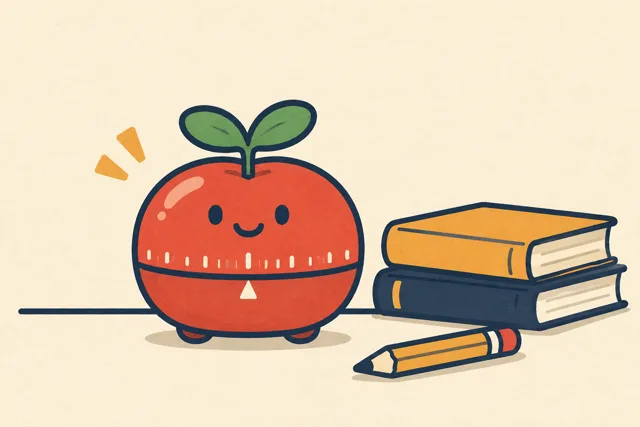
#> input picture web/assets/focus.webp, 640 x 427 px
$ python -i _cards_match.py   (imports and definitions only)
#> lines starting #> are read from the running program, lines starting #| are printed output that depends on the picture; after the words box and inside, x2 and y2 are one past the last pixel; in counts of white or black regions, pixels touching at a corner belong together
#> further down, picture is the input picture: PIL image 640x427 RGB; mean R, G, B 224.8, 200.3, 175.9
"""Samakan latar ilustrasi kartu dengan krem UI (#fdf3dd) + objek dibuat lebih besar.

Masalah: latar gambar hasil generate putih murni, jadi terlihat seperti gambar
tempelan. Solusi: ambil warna sudut tiap gambar, geser ke krem UI, lalu crop
lebih ketat supaya objek mengisi frame.
"""
import glob
from pathlib import Path

from PIL import Image, ImageChops, ImageEnhance, ImageStat

CACHE = Path("/root/.hermes/cache/images")
OUT = Path("/root/kosmate/web/assets")
TARGET = (253, 243, 221)  # --card

JOBS = [
    ("story.webp", "*071619_0d168ed6.png"),
    ("focus.webp", "*071854_1240a585.png"),
    ("remind.webp", "*071910_19af0342.png"),
    ("journal.webp", "*071959_1fd52630.png"),
    ("mascot.webp", "*062936_9c0892f3.png"),
    ("mascot-listen.webp", "*071705_03d34b6a.png"),
    ("mascot-think.webp", "*072112_413b80b6.png"),
    ("mascot-speak.webp", "*072019_88d298f1.png"),
]


def sudut_warna(im: Image.Image) -> tuple:
    """Ambil warna latar dari 4 sudut."""
    w, h = im.size
#> w = 640; h = 427
    k = 10
    pts = []
    for box in ((0, 0, k, k), (w - k, 0, w, k), (0, h - k, k, h), (w - k, h - k, w, h)):
        pts.append(ImageStat.Stat(im.crop(box)).mean)
#> after the loop, pts = [[253.8, 239.1, 217], [252, 240, 215], [251, 239, 214], [251, 239, 214]]
    return tuple(round(sum(p[i] for p in pts) / 4) for i in range(3))


def bbox_objek(im: Image.Image, toleransi: int = 16):
    """Cari kotak objek: piksel yang beda dari warna latar."""
    bg = sudut_warna(im)
#> bg = (252, 239, 215)
    latar = Image.new("RGB", im.size, bg)
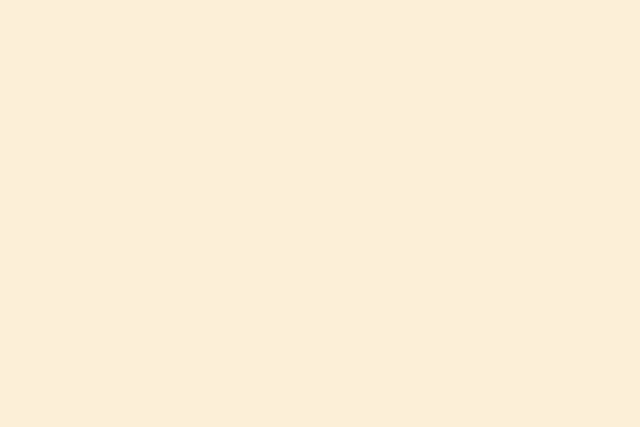
#> latar: PIL image 640x427 RGB; mean R, G, B 252, 239, 215
    diff = ImageChops.difference(im, latar).convert("L")
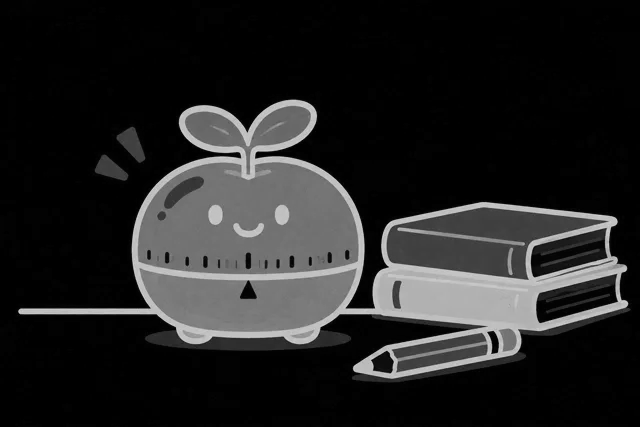
#> diff: PIL image 640x427 L; min 0, max 218, mean 35.4
    mask = diff.point(lambda v: 255 if v > toleransi else 0)
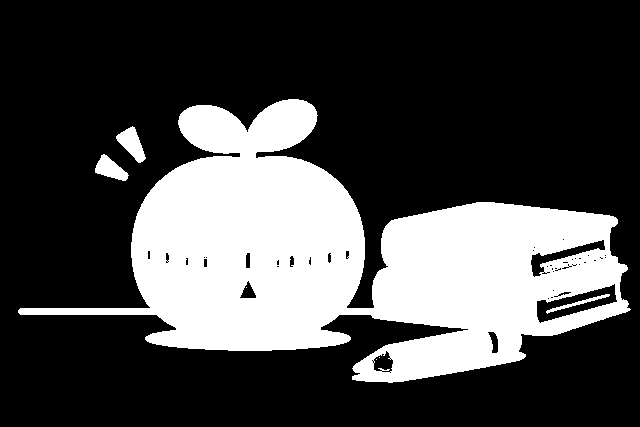
#> mask: PIL image 640x427 L; 28.6% white; 7 white regions (3 under 20 px), largest, box (x1, y1, x2, y2) and area: (18, 99, 631, 383) 76773, (116, 126, 146, 163) 559, (95, 154, 129, 181) 492, (546, 294, 610, 314) 212
    return mask.getbbox()


def ke_krem(im: Image.Image) -> Image.Image:
    """Geser seluruh gambar supaya warna latar == TARGET."""
    bg = sudut_warna(im)
    # rasio per kanal -> latar jadi TARGET, sisanya ikut bergeser (white balance)
    faktor = [TARGET[i] / max(1, bg[i]) for i in range(3)]
    lut = []
    for i in range(3):
        lut += [min(255, round(v * faktor[i])) for v in range(256)]
    return im.point(lut)


# [39 lines not run here, left out]

>>> from PIL import Image
>>> picture = Image.open('../web/assets/focus.webp')
>>> result = bbox_objek(picture)
#> result = (18, 99, 631, 383)
